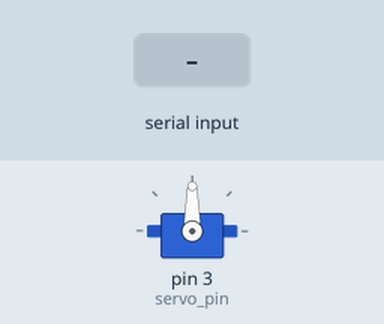
A sketch run on a simulated Arduino Uno, built with avr-gcc and run on an emulated ATmega328P. Parts: servo. Inputs (shaded band) come from the test bench.

Above: at 1.2 s.
1.3 s: "30,150\n" received over Serial
At 2.4 s:
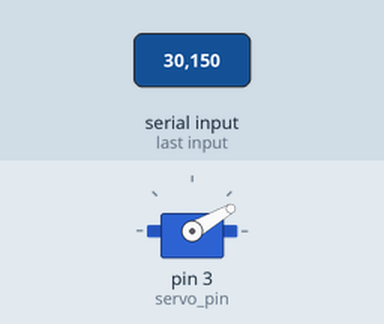
2.8 s: "5\n" received over Serial
At 3.3 s:
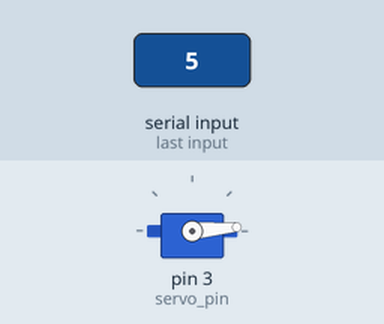
4.3 s: "200\n" received over Serial
At 5.5 s:
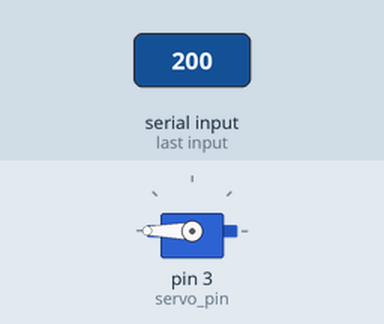
5.8 s: "90,45\n" received over Serial
At 7.0 s:
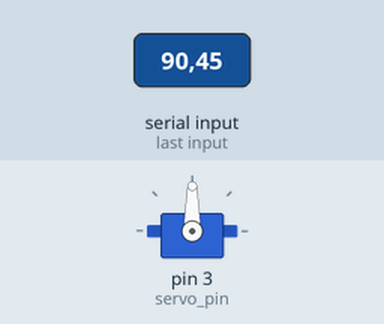
Timing chart, 0 to 8.3 s (numbered marks = the images above; inputs shaded):
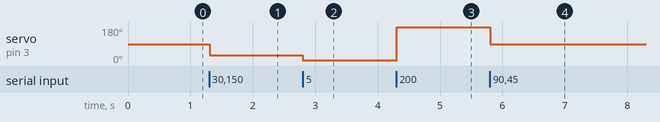

The sketch:

ArduinoServo_Receiver.ino
```cpp
const int servo_pin = 3;
#include <Servo.h>
Servo servo;

void setup() {
  // put your setup code here, to run once:
  Serial.begin(9600);
  pinMode(servo_pin, OUTPUT);
  servo.attach(servo_pin);                          //attach it to a servo
}

void loop() {
  if(Serial.available() > 0)
  {
    String payload = Serial.readStringUntil('\n');  //reads from RX pin
    int val = payload.toInt();                      //converts it to a int data type
    servo.write(val);                               //write it to a servo
  }

}
```

Measured:
- after the input at 1.3 s, servo on pin 3 (servo_pin): 90° → 30° at once
- after the input at 2.8 s, servo on pin 3 (servo_pin): 30° → 5° at once
- after the input at 4.3 s, servo on pin 3 (servo_pin): 5° → 180° at once
- after the input at 5.8 s, servo on pin 3 (servo_pin): 180° → 90° at once
